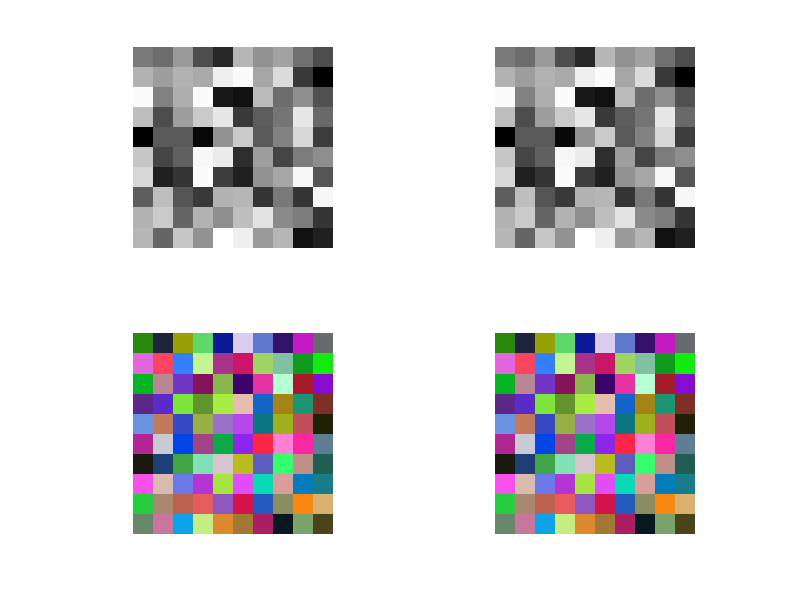

Reproduce this figure in MATLAB.
clear all;
close all;
clc;
mat_img = randi([0,255] ,10);
f=2;
i=1;
for num=1:10
    result(:,i)=mat_img(:,num);
        for t=1:f
            result(:,i+f-1)=result(:,i);
        end
    i=i+f;
end
[r,c]=size(result);
i=1;

for num=1:r
    final_result(i,:)=result(num,:);
    for t=1:f
        final_result(i+t-1,:)=final_result(i,:);
    end
    i=i+f;
end
subplot(2,2,1), imshow(uint8(mat_img));
subplot(2,2,2), imshow(uint8(final_result));
mat_img1=randi(256,10,10,3);
f=2;
i=1;
for num=1:10
    for k=1:3
    result1(:,i,k)=mat_img1(:,num,k);
    end
        for t=1:f
            for k=1:3
            result1(:,i+f-1,k)=result1(:,i,k);
            end
        end
    i=i+f;
end
[r,c]=size(result1);
i=1;
for num=1:r
    for k=1:3
    final_result1(i,:,k)=result1(num,:,k);
    end

    for t=1:f
        for k=1:3
        final_result1(i+t-1,:,k)=final_result1(i,:,k);
        end
    end
    i=i+f;
end
subplot(2,2,3), imshow(uint8(mat_img1));
subplot(2,2,4), imshow(uint8(final_result1));